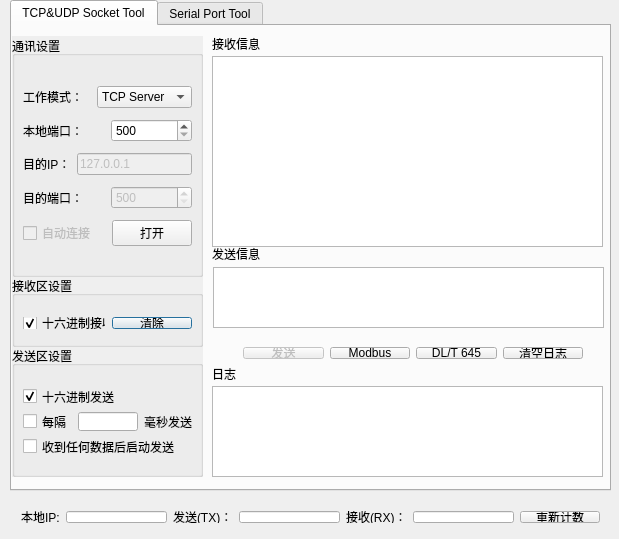
<?xml version="1.0" encoding="UTF-8"?>
<ui version="4.0">
 <class>Dialog</class>
 <widget class="QDialog" name="Dialog">
  <property name="geometry">
   <rect>
    <x>0</x>
    <y>0</y>
    <width>619</width>
    <height>539</height>
   </rect>
  </property>
  <property name="sizePolicy">
   <sizepolicy hsizetype="Preferred" vsizetype="Preferred">
    <horstretch>0</horstretch>
    <verstretch>0</verstretch>
   </sizepolicy>
  </property>
  <property name="windowTitle">
   <string>TCP&amp;UDP调试工具</string>
  </property>
  <property name="sizeGripEnabled">
   <bool>false</bool>
  </property>
  <widget class="QTabWidget" name="tabWidget">
   <property name="geometry">
    <rect>
     <x>10</x>
     <y>0</y>
     <width>601</width>
     <height>491</height>
    </rect>
   </property>
   <property name="currentIndex">
    <number>0</number>
   </property>
   <widget class="QWidget" name="tab1">
    <attribute name="title">
     <string>TCP&amp;&amp;UDP Socket Tool</string>
    </attribute>
    <widget class="QGroupBox" name="groupBox_3">
     <property name="geometry">
      <rect>
       <x>0</x>
       <y>320</y>
       <width>191</width>
       <height>131</height>
      </rect>
     </property>
     <property name="autoFillBackground">
      <bool>true</bool>
     </property>
     <property name="title">
      <string>发送区设置</string>
     </property>
     <widget class="QSplitter" name="splitter_10">
      <property name="geometry">
       <rect>
        <x>10</x>
        <y>121</y>
        <width>16</width>
        <height>16</height>
       </rect>
      </property>
      <property name="orientation">
       <enum>Qt::Horizontal</enum>
      </property>
     </widget>
     <widget class="QWidget" name="layoutWidget11">
      <property name="geometry">
       <rect>
        <x>0</x>
        <y>30</y>
        <width>191</width>
        <height>91</height>
       </rect>
      </property>
      <layout class="QVBoxLayout" name="verticalLayout">
       <item>
        <widget class="QCheckBox" name="hexSendCheckBox">
         <property name="text">
          <string>十六进制发送</string>
         </property>
         <property name="checked">
          <bool>true</bool>
         </property>
        </widget>
       </item>
       <item>
        <layout class="QHBoxLayout" name="horizontalLayout_5">
         <item>
          <widget class="QCheckBox" name="autoSendCheckBox">
           <property name="text">
            <string>每隔</string>
           </property>
          </widget>
         </item>
         <item>
          <widget class="QLineEdit" name="echoMsLineEdit">
           <property name="inputMethodHints">
            <set>Qt::ImhDigitsOnly|Qt::ImhPreferNumbers</set>
           </property>
           <property name="alignment">
            <set>Qt::AlignRight|Qt::AlignTrailing|Qt::AlignVCenter</set>
           </property>
          </widget>
         </item>
         <item>
          <widget class="QLabel" name="label_3">
           <property name="text">
            <string>毫秒发送</string>
           </property>
          </widget>
         </item>
        </layout>
       </item>
       <item>
        <widget class="QCheckBox" name="echoCheckBox">
         <property name="text">
          <string>收到任何数据后启动发送</string>
         </property>
        </widget>
       </item>
      </layout>
     </widget>
    </widget>
    <widget class="QLabel" name="label_6">
     <property name="geometry">
      <rect>
       <x>200</x>
       <y>10</y>
       <width>61</width>
       <height>16</height>
      </rect>
     </property>
     <property name="text">
      <string>接收信息</string>
     </property>
     <property name="buddy">
      <cstring>receiveTextEdit</cstring>
     </property>
    </widget>
    <widget class="QLabel" name="label_8">
     <property name="geometry">
      <rect>
       <x>200</x>
       <y>340</y>
       <width>31</width>
       <height>16</height>
      </rect>
     </property>
     <property name="text">
      <string>日志</string>
     </property>
     <property name="buddy">
      <cstring>logTextEdit</cstring>
     </property>
    </widget>
    <widget class="QTextEdit" name="receiveTextEdit">
     <property name="geometry">
      <rect>
       <x>200</x>
       <y>30</y>
       <width>391</width>
       <height>191</height>
      </rect>
     </property>
     <property name="lineWrapMode">
      <enum>QTextEdit::WidgetWidth</enum>
     </property>
     <property name="readOnly">
      <bool>true</bool>
     </property>
    </widget>
    <widget class="QTextEdit" name="logTextEdit">
     <property name="geometry">
      <rect>
       <x>200</x>
       <y>360</y>
       <width>391</width>
       <height>91</height>
      </rect>
     </property>
     <property name="readOnly">
      <bool>true</bool>
     </property>
    </widget>
    <widget class="QGroupBox" name="groupBox_2">
     <property name="geometry">
      <rect>
       <x>0</x>
       <y>250</y>
       <width>191</width>
       <height>71</height>
      </rect>
     </property>
     <property name="autoFillBackground">
      <bool>true</bool>
     </property>
     <property name="title">
      <string>接收区设置</string>
     </property>
     <widget class="QWidget" name="layoutWidget12">
      <property name="geometry">
       <rect>
        <x>0</x>
        <y>30</y>
        <width>191</width>
        <height>34</height>
       </rect>
      </property>
      <layout class="QHBoxLayout" name="horizontalLayout_6">
       <item>
        <widget class="QCheckBox" name="hexRecCheckBox">
         <property name="text">
          <string>十六进制接收</string>
         </property>
         <property name="checked">
          <bool>true</bool>
         </property>
        </widget>
       </item>
       <item>
        <widget class="QPushButton" name="clearRecPushButton">
         <property name="text">
          <string>清除</string>
         </property>
        </widget>
       </item>
      </layout>
     </widget>
    </widget>
    <widget class="QGroupBox" name="groupBox">
     <property name="geometry">
      <rect>
       <x>0</x>
       <y>10</y>
       <width>191</width>
       <height>241</height>
      </rect>
     </property>
     <property name="autoFillBackground">
      <bool>true</bool>
     </property>
     <property name="title">
      <string>通讯设置</string>
     </property>
     <widget class="QWidget" name="layoutWidget13">
      <property name="geometry">
       <rect>
        <x>0</x>
        <y>30</y>
        <width>191</width>
        <height>201</height>
       </rect>
      </property>
      <layout class="QVBoxLayout" name="verticalLayout_4">
       <property name="spacing">
        <number>2</number>
       </property>
       <item>
        <layout class="QHBoxLayout" name="horizontalLayout_7">
         <item>
          <widget class="QLabel" name="label">
           <property name="text">
            <string>工作模式：</string>
           </property>
           <property name="buddy">
            <cstring>conTypeComboBox</cstring>
           </property>
          </widget>
         </item>
         <item>
          <widget class="QComboBox" name="conTypeComboBox">
           <item>
            <property name="text">
             <string>TCP Server</string>
            </property>
           </item>
           <item>
            <property name="text">
             <string>TCP Client</string>
            </property>
           </item>
           <item>
            <property name="text">
             <string>UDP Server</string>
            </property>
           </item>
           <item>
            <property name="text">
             <string>UDP Client</string>
            </property>
           </item>
          </widget>
         </item>
        </layout>
       </item>
       <item>
        <layout class="QHBoxLayout" name="horizontalLayout_8">
         <item>
          <widget class="QLabel" name="label_2">
           <property name="text">
            <string>本地端口：</string>
           </property>
          </widget>
         </item>
         <item>
          <widget class="QSpinBox" name="localSpinBox">
           <property name="minimum">
            <number>500</number>
           </property>
           <property name="maximum">
            <number>60000</number>
           </property>
          </widget>
         </item>
        </layout>
       </item>
       <item>
        <layout class="QHBoxLayout" name="horizontalLayout_9">
         <item>
          <widget class="QLabel" name="label_4">
           <property name="text">
            <string>目的IP：</string>
           </property>
           <property name="buddy">
            <cstring>targetIPLineEdit</cstring>
           </property>
          </widget>
         </item>
         <item>
          <widget class="QLineEdit" name="targetIPLineEdit">
           <property name="enabled">
            <bool>false</bool>
           </property>
           <property name="inputMethodHints">
            <set>Qt::ImhNone</set>
           </property>
           <property name="text">
            <string>127.0.0.1</string>
           </property>
          </widget>
         </item>
        </layout>
       </item>
       <item>
        <layout class="QHBoxLayout" name="horizontalLayout_10">
         <item>
          <widget class="QLabel" name="label_5">
           <property name="text">
            <string>目的端口：</string>
           </property>
          </widget>
         </item>
         <item>
          <widget class="QSpinBox" name="targetSpinBox">
           <property name="enabled">
            <bool>false</bool>
           </property>
           <property name="minimum">
            <number>500</number>
           </property>
           <property name="maximum">
            <number>60000</number>
           </property>
          </widget>
         </item>
        </layout>
       </item>
       <item>
        <layout class="QHBoxLayout" name="horizontalLayout_11">
         <item>
          <widget class="QCheckBox" name="autoConnCheckBox">
           <property name="enabled">
            <bool>false</bool>
           </property>
           <property name="text">
            <string>自动连接</string>
           </property>
          </widget>
         </item>
         <item>
          <spacer name="horizontalSpacer_2">
           <property name="orientation">
            <enum>Qt::Horizontal</enum>
           </property>
           <property name="sizeHint" stdset="0">
            <size>
             <width>38</width>
             <height>20</height>
            </size>
           </property>
          </spacer>
         </item>
         <item>
          <widget class="QPushButton" name="openPushButton">
           <property name="text">
            <string>打开</string>
           </property>
          </widget>
         </item>
        </layout>
       </item>
      </layout>
     </widget>
    </widget>
    <widget class="QLabel" name="label_7">
     <property name="geometry">
      <rect>
       <x>200</x>
       <y>220</y>
       <width>60</width>
       <height>16</height>
      </rect>
     </property>
     <property name="text">
      <string>发送信息</string>
     </property>
     <property name="buddy">
      <cstring>sendTextEdit</cstring>
     </property>
    </widget>
    <widget class="QTextEdit" name="sendTextEdit">
     <property name="geometry">
      <rect>
       <x>201</x>
       <y>241</y>
       <width>391</width>
       <height>61</height>
      </rect>
     </property>
     <property name="sizePolicy">
      <sizepolicy hsizetype="Expanding" vsizetype="Expanding">
       <horstretch>0</horstretch>
       <verstretch>0</verstretch>
      </sizepolicy>
     </property>
    </widget>
    <widget class="QWidget" name="layoutWidget14">
     <property name="geometry">
      <rect>
       <x>220</x>
       <y>310</y>
       <width>362</width>
       <height>34</height>
      </rect>
     </property>
     <layout class="QGridLayout" name="gridLayout">
      <item row="0" column="0">
       <widget class="QPushButton" name="sendPushButton">
        <property name="enabled">
         <bool>false</bool>
        </property>
        <property name="text">
         <string>发送</string>
        </property>
       </widget>
      </item>
      <item row="0" column="1">
       <widget class="QPushButton" name="modbusDialogPushButton">
        <property name="text">
         <string>Modbus</string>
        </property>
       </widget>
      </item>
      <item row="0" column="2">
       <widget class="QPushButton" name="dlt645DialogPushButton">
        <property name="text">
         <string>DL/T 645</string>
        </property>
       </widget>
      </item>
      <item row="0" column="3">
       <widget class="QPushButton" name="clearLogPushButton">
        <property name="text">
         <string>清空日志</string>
        </property>
       </widget>
      </item>
     </layout>
    </widget>
   </widget>
   <widget class="QWidget" name="tab2">
    <attribute name="title">
     <string>Serial Port Tool</string>
    </attribute>
    <widget class="QLabel" name="label_9">
     <property name="geometry">
      <rect>
       <x>200</x>
       <y>10</y>
       <width>61</width>
       <height>16</height>
      </rect>
     </property>
     <property name="text">
      <string>接收信息</string>
     </property>
     <property name="buddy">
      <cstring>receiveTextEdit</cstring>
     </property>
    </widget>
    <widget class="QLabel" name="label_18">
     <property name="geometry">
      <rect>
       <x>200</x>
       <y>340</y>
       <width>31</width>
       <height>16</height>
      </rect>
     </property>
     <property name="text">
      <string>日志</string>
     </property>
     <property name="buddy">
      <cstring>logTextEdit</cstring>
     </property>
    </widget>
    <widget class="QTextEdit" name="textEditReceive">
     <property name="geometry">
      <rect>
       <x>200</x>
       <y>30</y>
       <width>391</width>
       <height>191</height>
      </rect>
     </property>
     <property name="readOnly">
      <bool>true</bool>
     </property>
    </widget>
    <widget class="QTextEdit" name="textEditLog">
     <property name="geometry">
      <rect>
       <x>200</x>
       <y>360</y>
       <width>391</width>
       <height>91</height>
      </rect>
     </property>
     <property name="readOnly">
      <bool>true</bool>
     </property>
    </widget>
    <widget class="QLabel" name="label_19">
     <property name="geometry">
      <rect>
       <x>200</x>
       <y>220</y>
       <width>60</width>
       <height>16</height>
      </rect>
     </property>
     <property name="text">
      <string>发送信息</string>
     </property>
     <property name="buddy">
      <cstring>sendTextEdit</cstring>
     </property>
    </widget>
    <widget class="QGroupBox" name="groupBox_6">
     <property name="geometry">
      <rect>
       <x>0</x>
       <y>330</y>
       <width>191</width>
       <height>131</height>
      </rect>
     </property>
     <property name="autoFillBackground">
      <bool>true</bool>
     </property>
     <property name="title">
      <string>发送区设置</string>
     </property>
     <widget class="QSplitter" name="splitter_11">
      <property name="geometry">
       <rect>
        <x>10</x>
        <y>121</y>
        <width>16</width>
        <height>16</height>
       </rect>
      </property>
      <property name="orientation">
       <enum>Qt::Horizontal</enum>
      </property>
     </widget>
     <widget class="QWidget" name="layoutWidget_2">
      <property name="geometry">
       <rect>
        <x>0</x>
        <y>30</y>
        <width>191</width>
        <height>91</height>
       </rect>
      </property>
      <layout class="QVBoxLayout" name="verticalLayout_7">
       <item>
        <widget class="QCheckBox" name="checkBoxHexSend">
         <property name="text">
          <string>十六进制发送</string>
         </property>
         <property name="checked">
          <bool>true</bool>
         </property>
        </widget>
       </item>
       <item>
        <layout class="QHBoxLayout" name="horizontalLayout_14">
         <item>
          <widget class="QCheckBox" name="checkBoxAutoSend">
           <property name="text">
            <string>每隔</string>
           </property>
          </widget>
         </item>
         <item>
          <widget class="QLineEdit" name="lineEditEchoMs">
           <property name="alignment">
            <set>Qt::AlignRight|Qt::AlignTrailing|Qt::AlignVCenter</set>
           </property>
          </widget>
         </item>
         <item>
          <widget class="QLabel" name="label_21">
           <property name="text">
            <string>毫秒发送</string>
           </property>
          </widget>
         </item>
        </layout>
       </item>
       <item>
        <widget class="QCheckBox" name="checkBoxEcho">
         <property name="text">
          <string>收到任何数据后启动发送</string>
         </property>
        </widget>
       </item>
      </layout>
     </widget>
    </widget>
    <widget class="QGroupBox" name="groupBox_5">
     <property name="geometry">
      <rect>
       <x>0</x>
       <y>10</y>
       <width>191</width>
       <height>251</height>
      </rect>
     </property>
     <property name="autoFillBackground">
      <bool>true</bool>
     </property>
     <property name="title">
      <string>通讯设置</string>
     </property>
     <widget class="QWidget" name="layoutWidget15">
      <property name="geometry">
       <rect>
        <x>1</x>
        <y>20</y>
        <width>191</width>
        <height>240</height>
       </rect>
      </property>
      <layout class="QVBoxLayout" name="verticalLayout_2">
       <property name="spacing">
        <number>2</number>
       </property>
       <item>
        <layout class="QHBoxLayout" name="horizontalLayout_16">
         <item>
          <widget class="QLabel" name="label_22">
           <property name="text">
            <string>串口号：</string>
           </property>
           <property name="buddy">
            <cstring>conTypeComboBox</cstring>
           </property>
          </widget>
         </item>
         <item>
          <widget class="QComboBox" name="comboBoxPort"/>
         </item>
        </layout>
       </item>
       <item>
        <layout class="QHBoxLayout" name="horizontalLayout_17">
         <item>
          <widget class="QLabel" name="label_23">
           <property name="text">
            <string>波特率：</string>
           </property>
           <property name="buddy">
            <cstring>comboBoxBuadRate</cstring>
           </property>
          </widget>
         </item>
         <item>
          <widget class="QComboBox" name="comboBoxBuadRate">
           <item>
            <property name="text">
             <string>2400</string>
            </property>
           </item>
           <item>
            <property name="text">
             <string>4800</string>
            </property>
           </item>
           <item>
            <property name="text">
             <string>9600</string>
            </property>
           </item>
           <item>
            <property name="text">
             <string>19200</string>
            </property>
           </item>
           <item>
            <property name="text">
             <string>115200</string>
            </property>
           </item>
          </widget>
         </item>
        </layout>
       </item>
       <item>
        <layout class="QHBoxLayout" name="horizontalLayout_18">
         <item>
          <widget class="QLabel" name="label_28">
           <property name="text">
            <string>数据位：</string>
           </property>
           <property name="buddy">
            <cstring>comboBoxDataBit</cstring>
           </property>
          </widget>
         </item>
         <item>
          <widget class="QComboBox" name="comboBoxDataBit">
           <item>
            <property name="text">
             <string>8</string>
            </property>
           </item>
           <item>
            <property name="text">
             <string>7</string>
            </property>
           </item>
           <item>
            <property name="text">
             <string>6</string>
            </property>
           </item>
           <item>
            <property name="text">
             <string>5</string>
            </property>
           </item>
          </widget>
         </item>
        </layout>
       </item>
       <item>
        <layout class="QHBoxLayout" name="horizontalLayout_19">
         <item>
          <widget class="QLabel" name="label_24">
           <property name="text">
            <string>停止位：</string>
           </property>
           <property name="buddy">
            <cstring>targetIPLineEdit</cstring>
           </property>
          </widget>
         </item>
         <item>
          <widget class="QComboBox" name="comboBoxStopBit">
           <item>
            <property name="text">
             <string>1</string>
            </property>
           </item>
           <item>
            <property name="text">
             <string>1.5</string>
            </property>
           </item>
           <item>
            <property name="text">
             <string>2</string>
            </property>
           </item>
          </widget>
         </item>
        </layout>
       </item>
       <item>
        <layout class="QHBoxLayout" name="horizontalLayout_23">
         <item>
          <widget class="QLabel" name="label_25">
           <property name="text">
            <string>校验位：</string>
           </property>
           <property name="buddy">
            <cstring>comboBoxCheck</cstring>
           </property>
          </widget>
         </item>
         <item>
          <widget class="QComboBox" name="comboBoxCheck">
           <item>
            <property name="text">
             <string>None</string>
            </property>
           </item>
           <item>
            <property name="text">
             <string>Odd</string>
            </property>
           </item>
           <item>
            <property name="text">
             <string>Even</string>
            </property>
           </item>
           <item>
            <property name="text">
             <string>Mark</string>
            </property>
           </item>
           <item>
            <property name="text">
             <string>Space</string>
            </property>
           </item>
          </widget>
         </item>
        </layout>
       </item>
       <item>
        <layout class="QHBoxLayout" name="horizontalLayout">
         <item>
          <widget class="QLabel" name="label_13">
           <property name="text">
            <string>流控：</string>
           </property>
           <property name="buddy">
            <cstring>comboBoxFlowControl</cstring>
           </property>
          </widget>
         </item>
         <item>
          <widget class="QComboBox" name="comboBoxFlowControl">
           <item>
            <property name="text">
             <string>Off</string>
            </property>
           </item>
           <item>
            <property name="text">
             <string>Software</string>
            </property>
           </item>
           <item>
            <property name="text">
             <string>Hardware</string>
            </property>
           </item>
          </widget>
         </item>
        </layout>
       </item>
       <item>
        <layout class="QHBoxLayout" name="horizontalLayout_20">
         <item>
          <widget class="QCheckBox" name="checkBoxAutoConn">
           <property name="text">
            <string>自动连接</string>
           </property>
          </widget>
         </item>
         <item>
          <spacer name="horizontalSpacer_4">
           <property name="orientation">
            <enum>Qt::Horizontal</enum>
           </property>
           <property name="sizeHint" stdset="0">
            <size>
             <width>38</width>
             <height>20</height>
            </size>
           </property>
          </spacer>
         </item>
         <item>
          <widget class="QPushButton" name="pushButtonOpen">
           <property name="text">
            <string>打开</string>
           </property>
          </widget>
         </item>
        </layout>
       </item>
      </layout>
     </widget>
    </widget>
    <widget class="QGroupBox" name="groupBox_7">
     <property name="geometry">
      <rect>
       <x>0</x>
       <y>260</y>
       <width>191</width>
       <height>71</height>
      </rect>
     </property>
     <property name="autoFillBackground">
      <bool>true</bool>
     </property>
     <property name="title">
      <string>接收区设置</string>
     </property>
     <widget class="QWidget" name="layoutWidget_3">
      <property name="geometry">
       <rect>
        <x>0</x>
        <y>30</y>
        <width>191</width>
        <height>34</height>
       </rect>
      </property>
      <layout class="QHBoxLayout" name="horizontalLayout_15">
       <item>
        <widget class="QCheckBox" name="checkBoxHexRec">
         <property name="text">
          <string>十六进制接收</string>
         </property>
         <property name="checked">
          <bool>true</bool>
         </property>
        </widget>
       </item>
       <item>
        <widget class="QPushButton" name="pushButtonClear">
         <property name="text">
          <string>清除</string>
         </property>
        </widget>
       </item>
      </layout>
     </widget>
    </widget>
    <widget class="QTextEdit" name="textEditSend">
     <property name="geometry">
      <rect>
       <x>201</x>
       <y>241</y>
       <width>391</width>
       <height>61</height>
      </rect>
     </property>
     <property name="sizePolicy">
      <sizepolicy hsizetype="Expanding" vsizetype="Expanding">
       <horstretch>0</horstretch>
       <verstretch>0</verstretch>
      </sizepolicy>
     </property>
    </widget>
    <widget class="QWidget" name="layoutWidget16">
     <property name="geometry">
      <rect>
       <x>220</x>
       <y>310</y>
       <width>362</width>
       <height>34</height>
      </rect>
     </property>
     <layout class="QGridLayout" name="gridLayout_2">
      <item row="0" column="0">
       <widget class="QPushButton" name="pushButtonSend">
        <property name="enabled">
         <bool>false</bool>
        </property>
        <property name="text">
         <string>发送</string>
        </property>
       </widget>
      </item>
      <item row="0" column="1">
       <widget class="QPushButton" name="pushButtonModbusDlg">
        <property name="text">
         <string>Modbus</string>
        </property>
       </widget>
      </item>
      <item row="0" column="2">
       <widget class="QPushButton" name="pushButtonDltDlg">
        <property name="text">
         <string>DL/T 645</string>
        </property>
       </widget>
      </item>
      <item row="0" column="3">
       <widget class="QPushButton" name="pushButtonCleanLog">
        <property name="text">
         <string>清空日志</string>
        </property>
       </widget>
      </item>
     </layout>
    </widget>
   </widget>
  </widget>
  <widget class="QWidget" name="layoutWidget17">
   <property name="geometry">
    <rect>
     <x>10</x>
     <y>500</y>
     <width>601</width>
     <height>34</height>
    </rect>
   </property>
   <layout class="QHBoxLayout" name="horizontalLayout_4">
    <item>
     <widget class="QLabel" name="label_10">
      <property name="text">
       <string>本地IP:</string>
      </property>
      <property name="buddy">
       <cstring>localIpLineEdit</cstring>
      </property>
     </widget>
    </item>
    <item>
     <widget class="QLineEdit" name="localIpLineEdit">
      <property name="readOnly">
       <bool>true</bool>
      </property>
     </widget>
    </item>
    <item>
     <widget class="QLabel" name="label_11">
      <property name="text">
       <string>发送(TX)：</string>
      </property>
      <property name="buddy">
       <cstring>lineEditTxCount</cstring>
      </property>
     </widget>
    </item>
    <item>
     <widget class="QLineEdit" name="lineEditTxCount">
      <property name="alignment">
       <set>Qt::AlignRight|Qt::AlignTrailing|Qt::AlignVCenter</set>
      </property>
      <property name="readOnly">
       <bool>true</bool>
      </property>
     </widget>
    </item>
    <item>
     <widget class="QLabel" name="label_12">
      <property name="text">
       <string>接收(RX)：</string>
      </property>
      <property name="buddy">
       <cstring>lineEditRxCount</cstring>
      </property>
     </widget>
    </item>
    <item>
     <widget class="QLineEdit" name="lineEditRxCount">
      <property name="alignment">
       <set>Qt::AlignRight|Qt::AlignTrailing|Qt::AlignVCenter</set>
      </property>
      <property name="readOnly">
       <bool>true</bool>
      </property>
     </widget>
    </item>
    <item>
     <widget class="QPushButton" name="recountPushButton">
      <property name="text">
       <string>重新计数</string>
      </property>
     </widget>
    </item>
   </layout>
  </widget>
 </widget>
 <layoutdefault spacing="6" margin="11"/>
 <tabstops>
  <tabstop>conTypeComboBox</tabstop>
  <tabstop>localSpinBox</tabstop>
  <tabstop>targetIPLineEdit</tabstop>
  <tabstop>targetSpinBox</tabstop>
  <tabstop>openPushButton</tabstop>
  <tabstop>sendTextEdit</tabstop>
  <tabstop>sendPushButton</tabstop>
  <tabstop>autoSendCheckBox</tabstop>
  <tabstop>echoMsLineEdit</tabstop>
  <tabstop>echoCheckBox</tabstop>
  <tabstop>recountPushButton</tabstop>
  <tabstop>receiveTextEdit</tabstop>
  <tabstop>logTextEdit</tabstop>
  <tabstop>hexRecCheckBox</tabstop>
  <tabstop>autoConnCheckBox</tabstop>
  <tabstop>clearRecPushButton</tabstop>
  <tabstop>tabWidget</tabstop>
  <tabstop>localIpLineEdit</tabstop>
  <tabstop>lineEditTxCount</tabstop>
  <tabstop>lineEditRxCount</tabstop>
  <tabstop>hexSendCheckBox</tabstop>
  <tabstop>modbusDialogPushButton</tabstop>
  <tabstop>dlt645DialogPushButton</tabstop>
  <tabstop>clearLogPushButton</tabstop>
  <tabstop>textEditReceive</tabstop>
  <tabstop>textEditLog</tabstop>
  <tabstop>pushButtonCleanLog</tabstop>
  <tabstop>checkBoxHexSend</tabstop>
  <tabstop>checkBoxAutoSend</tabstop>
  <tabstop>lineEditEchoMs</tabstop>
  <tabstop>checkBoxEcho</tabstop>
  <tabstop>comboBoxPort</tabstop>
  <tabstop>comboBoxBuadRate</tabstop>
  <tabstop>comboBoxDataBit</tabstop>
  <tabstop>comboBoxStopBit</tabstop>
  <tabstop>comboBoxCheck</tabstop>
  <tabstop>comboBoxFlowControl</tabstop>
  <tabstop>pushButtonOpen</tabstop>
  <tabstop>textEditSend</tabstop>
  <tabstop>pushButtonSend</tabstop>
  <tabstop>checkBoxHexRec</tabstop>
  <tabstop>pushButtonClear</tabstop>
  <tabstop>checkBoxAutoConn</tabstop>
  <tabstop>pushButtonModbusDlg</tabstop>
  <tabstop>pushButtonDltDlg</tabstop>
 </tabstops>
 <resources/>
 <connections/>
</ui>
